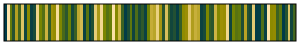

Reproduce this figure in Python.
# 
#         bamakoS
#                   www.fabiocrameri.ch/colourmaps
from matplotlib.colors import LinearSegmentedColormap      
      
cm_data = [[2.9789e-05, 0.22999, 0.28003],      
           [0.99993, 0.89985, 0.67972],      
           [0.3863, 0.47892, 0.040856],      
           [0.14416, 0.32243, 0.19092],      
           [0.70501, 0.62874, 0.13333],      
           [0.2537, 0.3933, 0.12293],      
           [0.86695, 0.7667, 0.39396],      
           [0.062187, 0.26941, 0.242],      
           [0.54424, 0.53896, 9.9159e-05],      
           [0.029726, 0.2489, 0.26177],      
           [0.099654, 0.29362, 0.21864],      
           [0.93546, 0.83523, 0.54092],      
           [0.45991, 0.51936, 0.0038044],      
           [0.31792, 0.43479, 0.083368],      
           [0.79275, 0.69621, 0.24821],      
           [0.19557, 0.35572, 0.15896],      
           [0.62651, 0.57094, 0.03664],      
           [0.58573, 0.54973, 0.0053742],      
           [0.9683, 0.8681, 0.61151],      
           [0.50205, 0.53035, 0.00011088],      
           [0.28511, 0.41361, 0.10359],      
           [0.16903, 0.33852, 0.17544],      
           [0.42155, 0.50108, 0.018947],      
           [0.080057, 0.28095, 0.23084],      
           [0.22381, 0.37399, 0.14146],      
           [0.74912, 0.66189, 0.18798],      
           [0.83147, 0.73148, 0.319],      
           [0.045623, 0.25879, 0.25223],      
           [0.35177, 0.45664, 0.062616],      
           [0.015038, 0.23939, 0.27095],      
           [0.12099, 0.30744, 0.20532],      
           [0.9016, 0.80135, 0.46822],      
           [0.66766, 0.60074, 0.087686],      
           [0.95202, 0.85181, 0.57652],      
           [0.48078, 0.52551, 0.00095844],      
           [0.33475, 0.44564, 0.073076],      
           [0.40378, 0.49011, 0.029408],      
           [0.98427, 0.8841, 0.64588],      
           [0.52324, 0.53469, 0],      
           [0.81278, 0.71379, 0.28247],      
           [0.23854, 0.38352, 0.13233],      
           [0.0075399, 0.23471, 0.27549],      
           [0.11016, 0.30039, 0.21214],      
           [0.36899, 0.46774, 0.051861],      
           [0.053748, 0.264, 0.24722],      
           [0.30136, 0.42409, 0.093539],      
           [0.089667, 0.28714, 0.22485],      
           [0.18206, 0.34699, 0.16734],      
           [0.037634, 0.25377, 0.25707],      
           [0.44012, 0.51113, 0.009836],      
           [0.7713, 0.67889, 0.21692],      
           [0.72692, 0.64516, 0.16024],      
           [0.91864, 0.8184, 0.5048],      
           [0.64692, 0.58535, 0.062181],      
           [0.15638, 0.33034, 0.18331],      
           [0.84937, 0.74915, 0.35646],      
           [0.26924, 0.40334, 0.11341],      
           [0.070942, 0.27505, 0.23655],      
           [0.13238, 0.31479, 0.19825],      
           [0.022322, 0.2441, 0.26639],      
           [0.20948, 0.36471, 0.15033],      
           [0.56506, 0.54362, 0.0011354],      
           [0.60619, 0.55871, 0.016516],      
           [0.88436, 0.78412, 0.43126],      
           [0.68884, 0.61662, 0.11355],      
           [0.78217, 0.68751, 0.2322],      
           [0.73799, 0.65349, 0.17401],      
           [0.041713, 0.25625, 0.25468],      
           [0.094646, 0.29035, 0.22178],      
           [0.49141, 0.52803, 0.00038109],      
           [0.20247, 0.36018, 0.15466],      
           [0.16264, 0.3344, 0.17941],      
           [0.80296, 0.70497, 0.26495],      
           [0.51266, 0.53255, 2.5967e-06],      
           [0.61636, 0.56447, 0.025312],      
           [0.59599, 0.55379, 0.0098076],      
           [0.94377, 0.84355, 0.55878],      
           [0.057875, 0.26666, 0.24462],      
           [0.44986, 0.51551, 0.0064002],      
           [0.34324, 0.45113, 0.067837],      
           [0.37763, 0.47332, 0.046421],      
           [0.11552, 0.30388, 0.20876],      
           [0.71592, 0.63692, 0.1467],      
           [0.13823, 0.31858, 0.19465],      
           [0.084825, 0.28402, 0.2279],      
           [0.893, 0.79276, 0.44978],      
           [0.01132, 0.23706, 0.27322],      
           [0.018674, 0.24175, 0.26868],      
           [0.30962, 0.42942, 0.0885],      
           [0.033509, 0.25133, 0.25945],      
           [0.99213, 0.892, 0.66286],      
           [0.55467, 0.54119, 0.00040613],      
           [0.57542, 0.5464, 0.0026397],      
           [0.23114, 0.37871, 0.13691],      
           [0.36035, 0.46218, 0.05724],      
           [0.0038227, 0.23235, 0.27776],      
           [0.15021, 0.32634, 0.18716],      
           [0.87568, 0.77543, 0.41266],      
           [0.066497, 0.27218, 0.2393],      
           [0.26142, 0.39829, 0.11822]]      
      
bamakoS_map = LinearSegmentedColormap.from_list('bamakoS', cm_data)      
# For use of "viscm view"      
test_cm = bamakoS_map      
      
if __name__ == "__main__":      
    import matplotlib.pyplot as plt      
    import numpy as np      
      
    try:      
        from viscm import viscm      
        viscm(bamakoS_map)      
    except ImportError:      
        print("viscm not found, falling back on simple display")      
        plt.imshow(np.linspace(0, 100, 256)[None, :], aspect='auto',      
                   cmap=bamakoS_map)      
    plt.show()      
